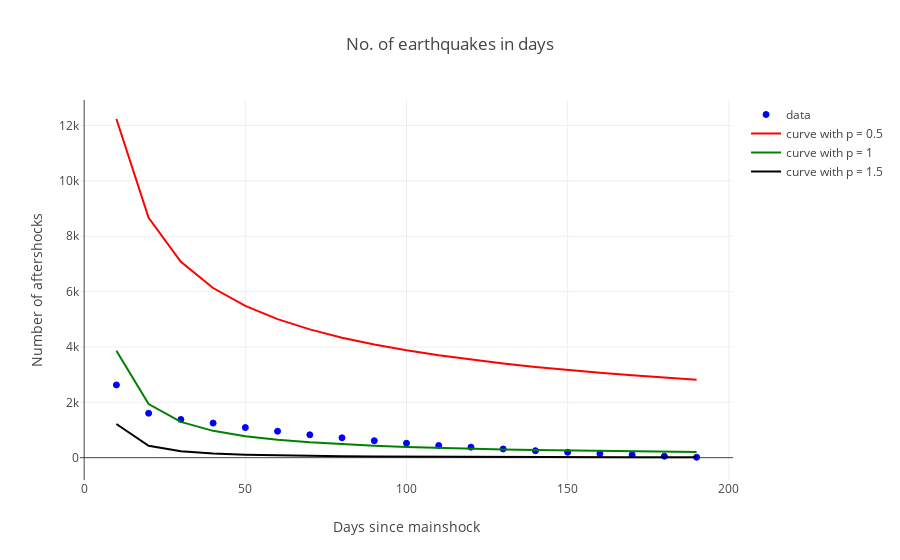

The notebook cell saved with this chart:
### Code cell
trace3 = go.Scatter(x = x, y = nt, mode='markers+text',
                   marker = dict(color = 'blue', 
                                 line = dict(width=1, color = 'blue')),
                    name = 'data'
                  )

trace4 = go.Scatter(x = x, y = omori0, mode='lines',
                   marker = dict(color = 'red'),
                    name='curve with p = 0.5'
                  )
trace5 = go.Scatter(x = x, y = omori1, mode='lines',
                   marker = dict(color = 'green', 
                                 line = dict(width=1, color = 'blue')),
                    name='curve with p = 1'
                  )
trace6 = go.Scatter(x = x, y = omori2, mode='lines',
                   marker = dict(color = 'black', 
                                 line = dict(width=1, color = 'blue')),
                    name='curve with p = 1.5'
                  )
data3 = [trace3, trace4, trace5, trace6]
layout = go.Layout(title='No. of earthquakes in days',
                   xaxis= dict(title='Days since mainshock'),
                   yaxis =dict(title='Number of aftershocks'))


fig = go.Figure(data=data3, layout=layout)
iplot(fig)

### Figure 1 — Plotly figure (JSON) as saved in the notebook; plotly's stock layout.template omitted (floating-point values rounded to 4 significant figures)
{"data": [{"marker": {"color": "blue", "line": {"color": "blue", "width": 1}}, "mode": "markers+text", "name": "data", "type": "scatter", "x": [10, 20, 30, 40, 50, 60, 70, 80, 90, 100, 110, 120, 130, 140, 150, 160, 170, 180, 190], "y": [2628, 1605, 1380, 1249, 1088, 955, 827, 718, 612, 522, 438, 379, 314, 252, 194, 149, 106, 52, 15]}, {"marker": {"color": "red"}, "mode": "lines", "name": "curve with p = 0.5", "type": "scatter", "x": [10, 20, 30, 40, 50, 60, 70, 80, 90, 100, 110, 120, 130, 140, 150, 160, 170, 180, 190], "y": [12240.0, 8662.0, 7076.0, 6129.0, 5483.0, 5005.0, 4634.0, 4335.0, 4087.0, 3878.0, 3697.0, 3540.0, 3401.0, 3278.0, 3166.0, 3066.0, 2974.0, 2891.0, 2814.0]}, {"marker": {"color": "green", "line": {"color": "blue", "width": 1}}, "mode": "lines", "name": "curve with p = 1", "type": "scatter", "x": [10, 20, 30, 40, 50, 60, 70, 80, 90, 100, 110, 120, 130, 140, 150, 160, 170, 180, 190], "y": [3860.0, 1935.0, 1291.0, 968.5, 775.0, 645.9, 553.7, 484.5, 430.7, 387.7, 352.5, 323.1, 298.3, 277.0, 258.5, 242.3, 228.1, 215.4, 204.1]}, {"marker": {"color": "black", "line": {"color": "blue", "width": 1}}, "mode": "lines", "name": "curve with p = 1.5", "type": "scatter", "x": [10, 20, 30, 40, 50, 60, 70, 80, 90, 100, 110, 120, 130, 140, 150, 160, 170, 180, 190], "y": [1217.0, 432.0, 235.5, 153.0, 109.5, 83.35, 66.16, 54.16, 45.39, 38.76, 33.6, 29.49, 26.15, 23.4, 21.1, 19.16, 17.49, 16.05, 14.8]}], "layout": {"title": "No. of earthquakes in days", "xaxis": {"title": "Days since mainshock"}, "yaxis": {"title": "Number of aftershocks"}}}
